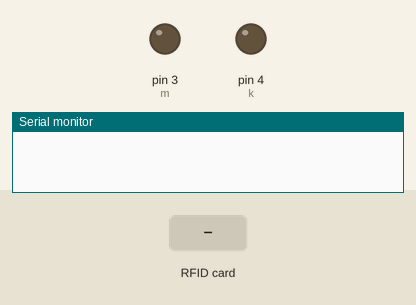
This sketch was run on a simulated Arduino Uno, built with avr-gcc and run on an emulated ATmega328P. Shown: output pins drawn as LEDs (lit = HIGH), the last lines printed to the serial monitor. The inputs (shaded band) are chosen by the test bench. Pins used as bus, display or sensor lines are not drawn.

Above: at 1.2 s.
1.3 s: RFID card 5E 7A 19 C4 held to the reader
At 2.2 s:
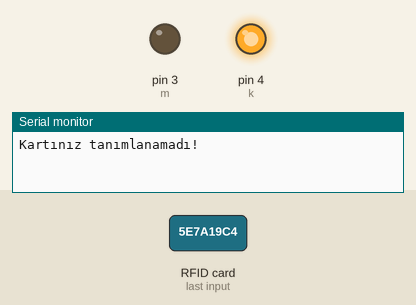
Timing chart, 0 to 4.8 s (numbered marks = the images above; inputs shaded):
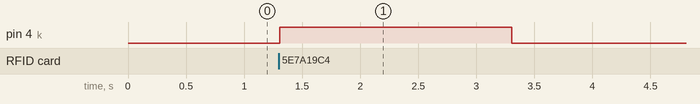

The sketch:

RF_D.ino
```cpp
#include <SPI.h>
#include <MFRC522.h>
#define k 4
#define m 3
MFRC522 rfid(10,9);
byte kart[4] = {199,221,56,44};


void setup()
{
  Serial.begin(9600);
  SPI.begin();
  rfid.PCD_Init();
  pinMode(k,OUTPUT);
 pinMode(m,OUTPUT);
}

void loop()
{
        digitalWrite(m,0);
        digitalWrite(k,0);
  if ( ! rfid.PICC_IsNewCardPresent())
    return;
  if ( ! rfid.PICC_ReadCardSerial())
    return;

  if (rfid.uid.uidByte[0] == kart[0] &&

    rfid.uid.uidByte[1] == kart[1] &&
    rfid.uid.uidByte[2] == kart[2] &&
    rfid.uid.uidByte[3] == kart[3] ) {
             Serial.print("İyi günler HATİCE NUR HANIM!\n");
           digitalWrite(m,HIGH);
          delay(1000);
          digitalWrite(k,LOW);
    }

    else{
      Serial.println("Kartınız tanımlanamadı!");
        digitalWrite(k,1);
        digitalWrite(m,0);
        delay(2000);
    }
  rfid.PICC_HaltA();
}
```

Measured:
- after the input at 1.3 s, pin 4 (k): LOW → HIGH at once, → LOW 2.0 s later
